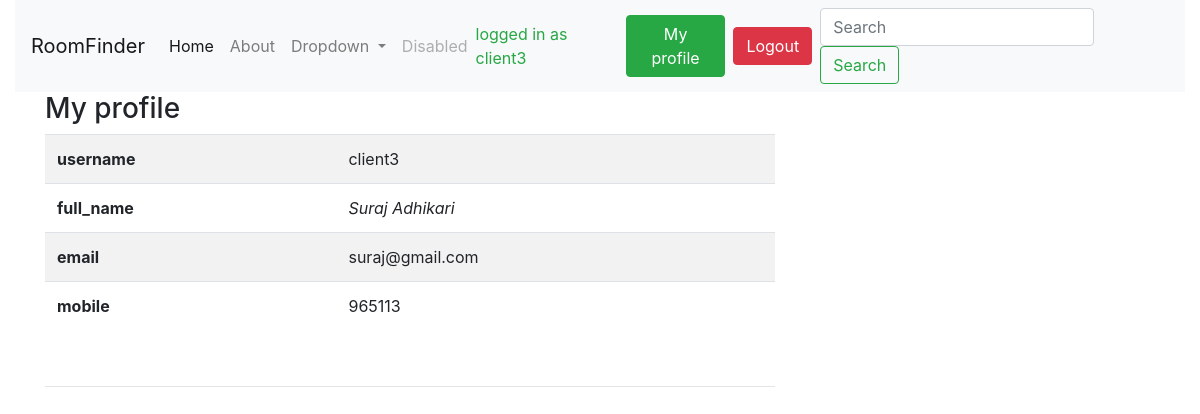
/client/profile/ (signed in), run on the app's committed database.
### rentapp/models.py (models this page shows, shortened)
class TimeStamp(models.Model):
    created_at = models.DateTimeField(auto_now_add=True)
    updated_at = models.DateTimeField(auto_now=True)
    class Meta:
        abstract = True

class Client(TimeStamp):
    user = models.OneToOneField(User, on_delete=models.CASCADE)
    full_name = models.CharField(max_length=200)
    mobile = models.CharField(max_length=200)
    email = models.EmailField()

### rentapp/views.py (the view)
# urls.py: path("client/profile/", ClientProfileView.as_view(), name="clientprofile"),
class ClientProfileView(ClientRequiredMixin, TemplateView):
    template_name = "normal/clientProfile.html"
    def get_context_data(self, **kwargs):
        context = super().get_context_data(**kwargs)
        user = self.request.user
        customer = Client.objects.get(user=user)
        context['customer'] = customer
        return context

### rentapp/views.py (called while the page is built)
    def dispatch(self, request, *args, **kwargs):
        user = request.user
        if user.is_authenticated and user.groups.filter(name="ClientGroup").exists():
            pass
        else:
            return redirect("/login/")
        return super().dispatch(request, *args, **kwargs)

### templates/normal/clientProfile.html
{% extends 'normal/base.html' %}
    {% block content %}
<div class="container">
    <div class = "row">
        <div class = "col-md-8">
            <h3>My profile</h3>
            <table class="table table-striped">
                <tr>
                    <th>username</th>
                    <td> {{customer.user.username}}</td>
                </tr>
                <tr>
                    <th>full_name</th>
                    <td><i>{{customer.full_name}}</i> </td>
                </tr>
                <tr>
                    <th>email</th>
                    <td>{{customer.email}}</td>
                </tr>
                <tr>
                    <th>mobile</th>
                    <td>{{customer.mobile}}</td>
                </tr>
            </table>
    <br><hr>
</div>
    {% endblock %}

### templates/normal/base.html (shortened to what this page needs)
{% load static %}
<!DOCTYPE html>
<html lang="en">
<head>
    <link rel="stylesheet" href="https://stackpath.bootstrapcdn.com/bootstrap/4.3.1/css/bootstrap.min.css">
</head>
<body class = "container-fluid">
    <nav class="navbar navbar-expand-lg navbar-light bg-light">
        <a class="navbar-brand" href="#">RoomFinder</a>
        <div class="collapse navbar-collapse" id="navbarSupportedContent">
          <ul class="navbar-nav mr-auto">
            <li class="nav-item active">
              <a class="nav-link" href="/">Home <span class="sr-only">(current)</span></a>
            </li>
            <li class="nav-item">
              <a class="nav-link" href="#">About</a>
            </li>
            <li class="nav-item dropdown">
              <a class="nav-link dropdown-toggle" href="#" id="navbarDropdown" role="button" data-toggle="dropdown" aria-haspopup="true" aria-expanded="false">
                Dropdown
              </a>
            </li>
            <li class="nav-item">
              <a class="nav-link disabled" href="#">Disabled</a>
            </li>
          </ul>
          {% if request.user.is_authenticated %}
          <span class="text-success mr-2" > logged in as {{request.user}}</span>
          <a href="{% url 'rentapp:clientprofile' %}" class="btn btn-success">My profile</a>
            <a class = "btn btn-small btn-danger m-2" href="{% url 'rentapp:logout' %}"> Logout</a>
       {% endif %}
          <form class="form-inline my-2 my-lg-0">
            <input class="form-control mr-sm-2" type="search" placeholder="Search" aria-label="Search">
            <button class="btn btn-outline-success my-2 my-sm-0" type="submit">Search</button>
          </form>
        </div>
      </nav>
    {% block content %}
    {% endblock %}
</body>
</html>

### data on the page
Client: user.username "client3", full_name "Suraj Adhikari", email "suraj@gmail.com", mobile "965113"

### other printed values
{{ request.user }} "client3"
